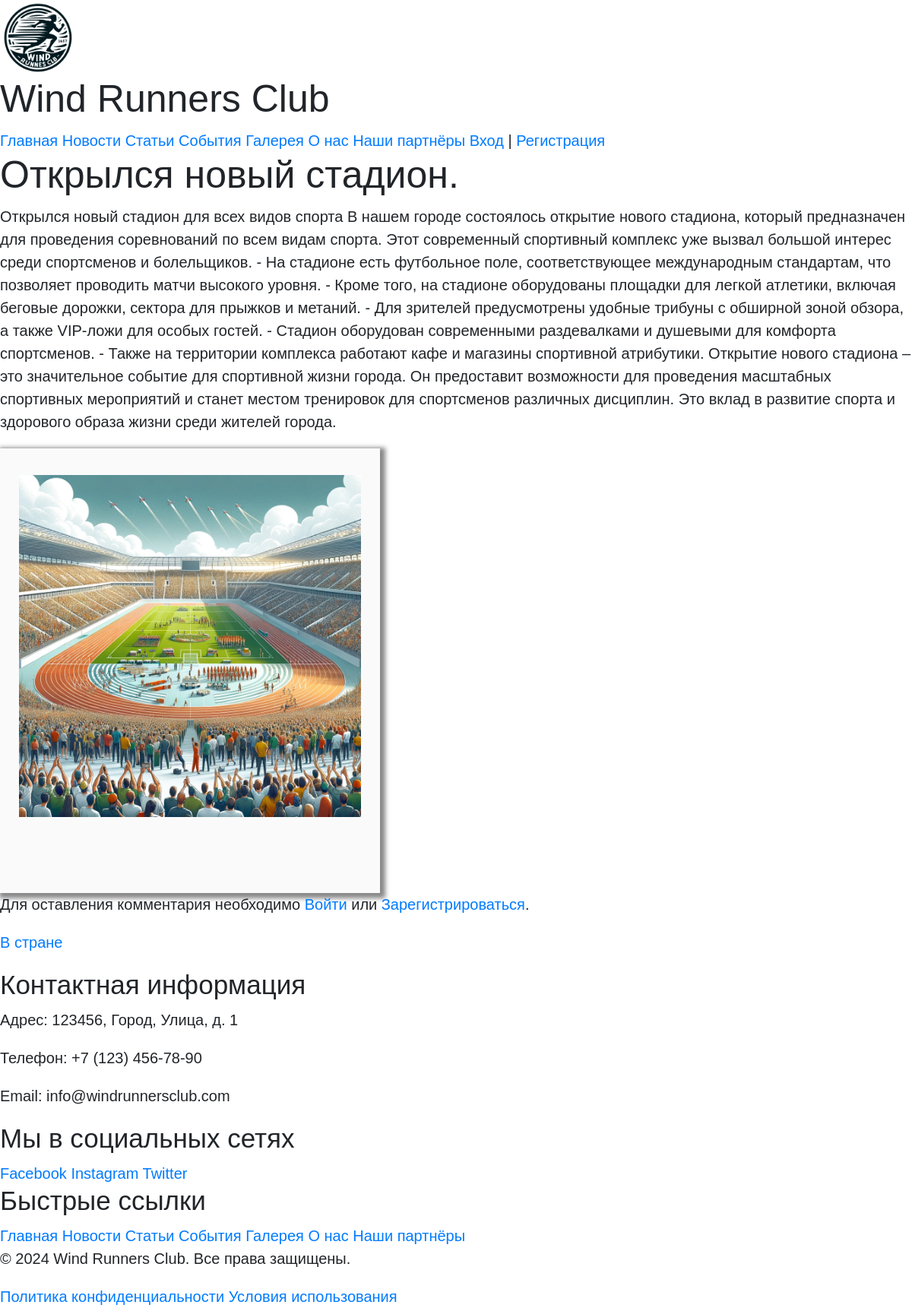
/news/6/, run on the app's committed database.
### news/models.py (models this page shows, shortened)
class News(models.Model):
    news_to_category = models.ManyToManyField(Category, blank=True, related_name='category_news')
    news_title = models.CharField('Название новости', max_length=256)
    news_text = models.TextField('Текст новости')
    news_date = models.DateTimeField('Дата публикации новости', auto_now_add=True)
    cover_image = models.ImageField(upload_to='news/', default='defaults/wrc_emblem.webp')
    class Meta:
        verbose_name = 'Новость'
        verbose_name_plural = 'Новости'

class Category(models.Model):
    category_name_news = models.CharField(max_length=128)
    category_date_news = models.DateTimeField(auto_now_add=True)
    class Meta:
        verbose_name = 'Категория'
        verbose_name_plural = 'Категории'

### news/views.py (the view)
# urls.py: path('news/', include('news.urls')),
def news(request, pk):
    news_item = get_object_or_404(News, pk=pk)
    comments = news_item.comments_news.order_by('-id')
    if request.method == 'POST':
        comment_form = forms.CommentForm(request.POST)
        if comment_form.is_valid():
            comment = comment_form.save(commit=False)  # Сразу в БД не сохраняем
            comment.news = news_item  # Привязываем комментарий к конкретной новости
            comment.save()  # Теперь сохраняем
            return redirect('news:news_detail', pk=news_item.pk)  # Перенаправляем обратно к новости
    else:
        comment_form = forms.CommentForm()  # Создаём пустой экземпляр формы для GET-запроса
    context = {'news': news_item,
               'comments': comments,
               'comment_form': comment_form}
    return render(request, 'news/news.html', context)

### news/templates/news/news.html (shortened to what this page needs)
{% extends 'base.html' %}
{% block content %}
<article>
    <h1>{{ news.news_title }}</h1>
    <p>{{ news.news_text }}</p>
    {% if news.cover_image %}
    <img src="{{ news.cover_image.url }}" alt="news.news_title" class="custom-img">
    {% endif %}
    {% if user.is_authenticated %}
    <form action="{% url 'news:news_comment' news.pk %}" method="post">
        {% csrf_token %}
        {{ comment_form.as_p }}
        <button type="submit">Оставить комментарий</button>
    </form>
    {% else %}
    <p>
        Для оставления комментария необходимо <a href="{% url 'login' %}">Войти</a>
        или <a href="{% url 'main:signup' %}">Зарегистрироваться</a>.
    </p>
    {% endif %}
    <p>
        {% for category in news.news_to_category.all %}
        <a href="{% url 'news:news_by_category' category.id %}">{{ category.category_name_news }}</a>{% if not forloop.last %}, {% endif %}
        {% endfor %}
    </p>
</article>
{% endblock %}

### static/css/style.css (style rules this page uses)
* { font-family: Arial; text-decoration: none; font-size: 20px; }
.custom-img { border: 25px solid #fafafa; border-top-width: 35px; border-bottom-width: 100px; -webkit-box-shadow: 3px 3px 6px 4px #888; -moz-box-shadow: 3px 3px 6px 4px #888; box-shadow: 3px 3px 6px 4px #888; width: 500px; height: auto; }

### data on the page
News: news_title "Открылся новый стадион.", news_text "Открылся новый стадион для всех видов спорта В нашем городе состоялось открытие нового стадиона, который предназначен для проведения соревнований по всем видам спорта. Этот современный спортивный комплекс уже вызвал большой интерес среди спортсменов и болельщиков. - На стадионе есть футбольное поле, соответствующее международным стандартам, что позволяет проводить матчи высокого уровня. - Кроме того, на стадионе оборудованы площадки для легкой атлетики, включая беговые дорожки, сектора для прыжков и метаний. - Для зрителей предусмотрены удобные трибуны с обширной зоной обзора, а также VIP-ложи для особых гостей. - Стадион оборудован современными раздевалками и душевыми для комфорта…", cover_image (picture)
Category: category_name_news "В стране"
